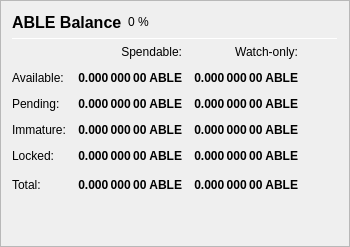
                   <widget class="QFrame" name="frame_Balances">
                    <property name="frameShape">
                     <enum>QFrame::StyledPanel</enum>
                    </property>
                    <property name="frameShadow">
                     <enum>QFrame::Raised</enum>
                    </property>
                    <layout class="QVBoxLayout" name="verticalLayout_4">
                     <item>
                      <layout class="QHBoxLayout" name="horizontalLayout_4">
                       <item>
                        <widget class="QLabel" name="label_5">
                         <property name="minimumSize">
                          <size>
                           <width>0</width>
                           <height>20</height>
                          </size>
                         </property>
                         <property name="font">
                          <font>
                           <pointsize>12</pointsize>
                           <weight>75</weight>
                           <bold>true</bold>
                          </font>
                         </property>
                         <property name="text">
                          <string>ABLE Balance</string>
                         </property>
                        </widget>
                       </item>
                       <item>
                        <widget class="QLabel" name="labelABLEPercent">
                         <property name="text">
                          <string notr="true">0 %</string>
                         </property>
                        </widget>
                       </item>
                       <item>
                        <spacer name="horizontalSpacer_3">
                         <property name="orientation">
                          <enum>Qt::Horizontal</enum>
                         </property>
                         <property name="sizeHint" stdset="0">
                          <size>
                           <width>40</width>
                           <height>20</height>
                          </size>
                         </property>
                        </spacer>
                       </item>
                      </layout>
                     </item>
                     <item>
                      <widget class="Line" name="line_Balance">
                       <property name="minimumSize">
                        <size>
                         <width>0</width>
                         <height>1</height>
                        </size>
                       </property>
                       <property name="maximumSize">
                        <size>
                         <width>16777215</width>
                         <height>1</height>
                        </size>
                       </property>
                       <property name="orientation">
                        <enum>Qt::Horizontal</enum>
                       </property>
                      </widget>
                     </item>
                     <item>
                      <layout class="QGridLayout" name="gridLayout">
                       <property name="spacing">
                        <number>12</number>
                       </property>
                       <item row="0" column="1">
                        <widget class="QLabel" name="labelSpendable">
                         <property name="text">
                          <string>Spendable:</string>
                         </property>
                         <property name="alignment">
                          <set>Qt::AlignRight|Qt::AlignTrailing|Qt::AlignVCenter</set>
                         </property>
                        </widget>
                       </item>
                       <item row="0" column="2">
                        <widget class="QLabel" name="labelWatchonly">
                         <property name="text">
                          <string>Watch-only:</string>
                         </property>
                         <property name="alignment">
                          <set>Qt::AlignRight|Qt::AlignTrailing|Qt::AlignVCenter</set>
                         </property>
                        </widget>
                       </item>
                       <item row="1" column="0">
                        <widget class="QLabel" name="labelBalanceText">
                         <property name="text">
                          <string>Available:</string>
                         </property>
                        </widget>
                       </item>
                       <item row="1" column="1">
                        <widget class="QLabel" name="labelBalance">
                         <property name="font">
                          <font>
                           <weight>75</weight>
                           <bold>true</bold>
                          </font>
                         </property>
                         <property name="cursor">
                          <cursorShape>IBeamCursor</cursorShape>
                         </property>
                         <property name="toolTip">
                          <string>Your current spendable balance</string>
                         </property>
                         <property name="text">
                          <string notr="true">0.000 000 00 ABLE</string>
                         </property>
                         <property name="alignment">
                          <set>Qt::AlignRight|Qt::AlignTrailing|Qt::AlignVCenter</set>
                         </property>
                         <property name="textInteractionFlags">
                          <set>Qt::LinksAccessibleByMouse|Qt::TextSelectableByKeyboard|Qt::TextSelectableByMouse</set>
                         </property>
                        </widget>
                       </item>
                       <item row="1" column="2">
                        <widget class="QLabel" name="labelWatchAvailable">
                         <property name="font">
                          <font>
                           <weight>75</weight>
                           <bold>true</bold>
                          </font>
                         </property>
                         <property name="cursor">
                          <cursorShape>IBeamCursor</cursorShape>
                         </property>
                         <property name="toolTip">
                          <string>Your current balance in watch-only addresses</string>
                         </property>
                         <property name="text">
                          <string notr="true">0.000 000 00 ABLE</string>
                         </property>
                         <property name="alignment">
                          <set>Qt::AlignRight|Qt::AlignTrailing|Qt::AlignVCenter</set>
                         </property>
                         <property name="textInteractionFlags">
                          <set>Qt::LinksAccessibleByMouse|Qt::TextSelectableByKeyboard|Qt::TextSelectableByMouse</set>
                         </property>
                        </widget>
                       </item>
                       <item row="2" column="0">
                        <widget class="QLabel" name="labelPendingText">
                         <property name="text">
                          <string>Pending:</string>
                         </property>
                        </widget>
                       </item>
                       <item row="2" column="1">
                        <widget class="QLabel" name="labelUnconfirmed">
                         <property name="font">
                          <font>
                           <weight>75</weight>
                           <bold>true</bold>
                          </font>
                         </property>
                         <property name="cursor">
                          <cursorShape>IBeamCursor</cursorShape>
                         </property>
                         <property name="toolTip">
                          <string>Total of transactions that have yet to be confirmed, and do not yet count toward the spendable balance</string>
                         </property>
                         <property name="text">
                          <string notr="true">0.000 000 00 ABLE</string>
                         </property>
                         <property name="alignment">
                          <set>Qt::AlignRight|Qt::AlignTrailing|Qt::AlignVCenter</set>
                         </property>
                         <property name="textInteractionFlags">
                          <set>Qt::LinksAccessibleByMouse|Qt::TextSelectableByKeyboard|Qt::TextSelectableByMouse</set>
                         </property>
                        </widget>
                       </item>
                       <item row="2" column="2">
                        <widget class="QLabel" name="labelWatchPending">
                         <property name="font">
                          <font>
                           <weight>75</weight>
                           <bold>true</bold>
                          </font>
                         </property>
                         <property name="cursor">
                          <cursorShape>IBeamCursor</cursorShape>
                         </property>
                         <property name="toolTip">
                          <string>Unconfirmed transactions to watch-only addresses</string>
                         </property>
                         <property name="text">
                          <string notr="true">0.000 000 00 ABLE</string>
                         </property>
                         <property name="alignment">
                          <set>Qt::AlignRight|Qt::AlignTrailing|Qt::AlignVCenter</set>
                         </property>
                         <property name="textInteractionFlags">
                          <set>Qt::LinksAccessibleByMouse|Qt::TextSelectableByKeyboard|Qt::TextSelectableByMouse</set>
                         </property>
                        </widget>
                       </item>
                       <item row="3" column="0">
                        <widget class="QLabel" name="labelImmatureText">
                         <property name="text">
                          <string>Immature:</string>
                         </property>
                        </widget>
                       </item>
                       <item row="3" column="1">
                        <widget class="QLabel" name="labelImmature">
                         <property name="font">
                          <font>
                           <weight>75</weight>
                           <bold>true</bold>
                          </font>
                         </property>
                         <property name="cursor">
                          <cursorShape>IBeamCursor</cursorShape>
                         </property>
                         <property name="toolTip">
                          <string>Staked or masternode rewards that has not yet matured</string>
                         </property>
                         <property name="text">
                          <string notr="true">0.000 000 00 ABLE</string>
                         </property>
                         <property name="alignment">
                          <set>Qt::AlignRight|Qt::AlignTrailing|Qt::AlignVCenter</set>
                         </property>
                         <property name="textInteractionFlags">
                          <set>Qt::LinksAccessibleByMouse|Qt::TextSelectableByKeyboard|Qt::TextSelectableByMouse</set>
                         </property>
                        </widget>
                       </item>
                       <item row="3" column="2">
                        <widget class="QLabel" name="labelWatchImmature">
                         <property name="font">
                          <font>
                           <weight>75</weight>
                           <bold>true</bold>
                          </font>
                         </property>
                         <property name="cursor">
                          <cursorShape>IBeamCursor</cursorShape>
                         </property>
                         <property name="toolTip">
                          <string>Staked or masternode rewards in watch-only addresses that has not yet matured</string>
                         </property>
                         <property name="text">
                          <string notr="true">0.000 000 00 ABLE</string>
                         </property>
                         <property name="alignment">
                          <set>Qt::AlignRight|Qt::AlignTrailing|Qt::AlignVCenter</set>
                         </property>
                         <property name="textInteractionFlags">
                          <set>Qt::LinksAccessibleByMouse|Qt::TextSelectableByKeyboard|Qt::TextSelectableByMouse</set>
                         </property>
                        </widget>
                       </item>
                       <item row="4" column="0">
                        <widget class="QLabel" name="labelLockedBalanceText">
                         <property name="toolTip">
                          <string>Locked ABLE or Masternode collaterals. These are excluded from zABLE minting.</string>
                         </property>
                         <property name="text">
                          <string>Locked:</string>
                         </property>
                        </widget>
                       </item>
                       <item row="4" column="1">
                        <widget class="QLabel" name="labelLockedBalance">
                         <property name="font">
                          <font>
                           <weight>75</weight>
                           <bold>true</bold>
                          </font>
                         </property>
                         <property name="cursor">
                          <cursorShape>IBeamCursor</cursorShape>
                         </property>
                         <property name="toolTip">
                          <string>Locked ABLE or Masternode collaterals. These are excluded from zABLE minting.</string>
                         </property>
                         <property name="text">
                          <string notr="true">0.000 000 00 ABLE</string>
                         </property>
                         <property name="alignment">
                          <set>Qt::AlignRight|Qt::AlignTrailing|Qt::AlignVCenter</set>
                         </property>
                         <property name="textInteractionFlags">
                          <set>Qt::LinksAccessibleByMouse|Qt::TextSelectableByKeyboard|Qt::TextSelectableByMouse</set>
                         </property>
                        </widget>
                       </item>
                       <item row="4" column="2">
                        <widget class="QLabel" name="labelWatchLocked">
                         <property name="font">
                          <font>
                           <weight>75</weight>
                           <bold>true</bold>
                          </font>
                         </property>
                         <property name="cursor">
                          <cursorShape>IBeamCursor</cursorShape>
                         </property>
                         <property name="toolTip">
                          <string>Current locked balance in watch-only addresses</string>
                         </property>
                         <property name="text">
                          <string notr="true">0.000 000 00 ABLE</string>
                         </property>
                         <property name="alignment">
                          <set>Qt::AlignRight|Qt::AlignTrailing|Qt::AlignVCenter</set>
                         </property>
                         <property name="textInteractionFlags">
                          <set>Qt::LinksAccessibleByMouse|Qt::TextSelectableByKeyboard|Qt::TextSelectableByMouse</set>
                         </property>
                        </widget>
                       </item>
                       <item row="5" column="0">
                        <widget class="QLabel" name="labelTotalText">
                         <property name="toolTip">
                          <string>Your current ABLE balance, unconfirmed and immature transactions included</string>
                         </property>
                         <property name="text">
                          <string>Total:</string>
                         </property>
                        </widget>
                       </item>
                       <item row="5" column="1">
                        <widget class="QLabel" name="labelTotal">
                         <property name="font">
                          <font>
                           <weight>75</weight>
                           <bold>true</bold>
                          </font>
                         </property>
                         <property name="cursor">
                          <cursorShape>IBeamCursor</cursorShape>
                         </property>
                         <property name="toolTip">
                          <string>Your current ABLE balance, unconfirmed and immature transactions included</string>
                         </property>
                         <property name="text">
                          <string notr="true">0.000 000 00 ABLE</string>
                         </property>
                         <property name="alignment">
                          <set>Qt::AlignRight|Qt::AlignTrailing|Qt::AlignVCenter</set>
                         </property>
                         <property name="textInteractionFlags">
                          <set>Qt::LinksAccessibleByMouse|Qt::TextSelectableByKeyboard|Qt::TextSelectableByMouse</set>
                         </property>
                        </widget>
                       </item>
                       <item row="5" column="2">
                        <widget class="QLabel" name="labelWatchTotal">
                         <property name="font">
                          <font>
                           <weight>75</weight>
                           <bold>true</bold>
                          </font>
                         </property>
                         <property name="cursor">
                          <cursorShape>IBeamCursor</cursorShape>
                         </property>
                         <property name="toolTip">
                          <string>Current total balance in watch-only addresses</string>
                         </property>
                         <property name="text">
                          <string notr="true">0.000 000 00 ABLE</string>
                         </property>
                         <property name="alignment">
                          <set>Qt::AlignRight|Qt::AlignTrailing|Qt::AlignVCenter</set>
                         </property>
                         <property name="textInteractionFlags">
                          <set>Qt::LinksAccessibleByMouse|Qt::TextSelectableByKeyboard|Qt::TextSelectableByMouse</set>
                         </property>
                        </widget>
                       </item>
                       <item row="5" column="3">
                        <spacer name="horizontalSpacer_9">
                         <property name="orientation">
                          <enum>Qt::Horizontal</enum>
                         </property>
                         <property name="sizeHint" stdset="0">
                          <size>
                           <width>40</width>
                           <height>20</height>
                          </size>
                         </property>
                        </spacer>
                       </item>
                      </layout>
                     </item>
                     <item>
                      <spacer name="verticalSpacer_3">
                       <property name="orientation">
                        <enum>Qt::Vertical</enum>
                       </property>
                       <property name="sizeHint" stdset="0">
                        <size>
                         <width>20</width>
                         <height>40</height>
                        </size>
                       </property>
                      </spacer>
                     </item>
                    </layout>
                   </widget>
